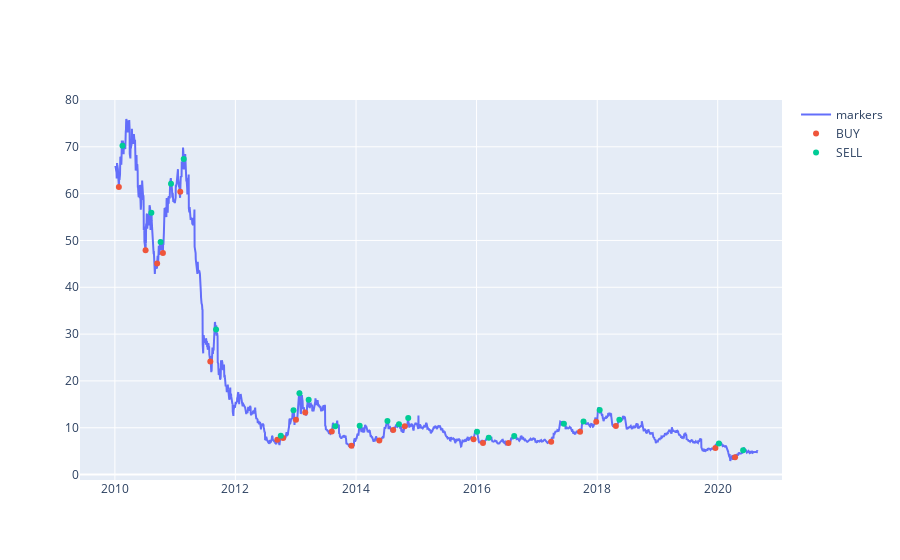

The notebook cell saved with this chart:
### Code cell
fig = go.Figure()

# Add traces
fig.add_trace(go.Scatter(x=df.index, y=df['Adj Close'],
                    mode='lines',
                    name='markers'))
fig.add_trace(go.Scatter(x=df[df['actions'] == 'BUY'].index, y=df[df['actions'] == 'BUY']['Adj Close'],
                    mode='markers',
                    name='BUY'))

fig.add_trace(go.Scatter(x=df[df['actions'] == 'SELL'].index, y=df[df['actions'] == 'SELL']['Adj Close'],
                    mode='markers',
                    name='SELL'))

# fig.add_trace(go.Scatter(x=df[df['actions'] == 'HOLD'].index, y=df[df['actions'] == 'HOLD']['Adj Close'],
#                     mode='markers',
#                     name='HOLD'))
# fig.add_trace(go.Scatter(x=random_x, y=random_y1,
#                     mode='lines+markers',
#                     name='lines+markers'))
# fig.add_trace(go.Scatter(x=random_x, y=random_y2,
#                     mode='lines',
#                     name='lines'))

fig.show()

### Figure 1 — Plotly figure (JSON) as saved in the notebook; plotly's stock layout.template omitted (floating-point values rounded to 4 significant figures; data arrays with more than 128 entries replaced by an {"elided": "..."} marker saying what was removed)
{"data": [{"mode": "lines", "name": "markers", "type": "scatter", "x": {"elided": "2683 str values"}, "y": {"elided": "2683 float values"}}, {"mode": "markers", "name": "BUY", "type": "scatter", "x": ["2010-01-25T00:00:00", "2010-07-06T00:00:00", "2010-09-14T00:00:00", "2010-10-19T00:00:00", "2011-02-01T00:00:00", "2011-08-02T00:00:00", "2012-09-11T00:00:00", "2012-10-16T00:00:00", "2013-01-02T00:00:00", "2013-02-27T00:00:00", "2013-08-07T00:00:00", "2013-12-04T00:00:00", "2014-05-22T00:00:00", "2014-08-14T00:00:00", "2014-10-23T00:00:00", "2015-12-14T00:00:00", "2016-02-09T00:00:00", "2016-07-12T00:00:00", "2017-03-28T00:00:00", "2017-09-19T00:00:00", "2017-12-26T00:00:00", "2018-04-24T00:00:00", "2019-12-18T00:00:00", "2020-04-15T00:00:00"], "y": [61.41, 47.9, 45.1, 47.3, 60.4, 24.15, 7.46, 7.83, 11.72, 13.25, 9.21, 6.14, 7.28, 9.5, 10.31, 7.57, 6.72, 6.76, 7.03, 9.14, 11.28, 10.4, 5.65, 3.7]}, {"mode": "markers", "name": "SELL", "type": "scatter", "x": ["2010-02-16T00:00:00", "2010-08-10T00:00:00", "2010-10-05T00:00:00", "2010-12-07T00:00:00", "2011-02-22T00:00:00", "2011-09-06T00:00:00", "2012-10-02T00:00:00", "2012-12-18T00:00:00", "2013-01-23T00:00:00", "2013-03-20T00:00:00", "2013-08-28T00:00:00", "2014-01-23T00:00:00", "2014-07-10T00:00:00", "2014-09-18T00:00:00", "2014-11-13T00:00:00", "2016-01-04T00:00:00", "2016-03-15T00:00:00", "2016-08-16T00:00:00", "2017-06-13T00:00:00", "2017-10-10T00:00:00", "2018-01-16T00:00:00", "2018-05-15T00:00:00", "2020-01-08T00:00:00", "2020-06-03T00:00:00"], "y": [70.25, 55.93, 49.68, 62.12, 67.42, 30.97, 8.27, 13.72, 17.35, 16, 10.3, 10.45, 11.42, 10.75, 12.06, 9.14, 7.88, 8.23, 10.84, 11.34, 13.81, 11.7, 6.66, 5.21]}], "layout": {}}
